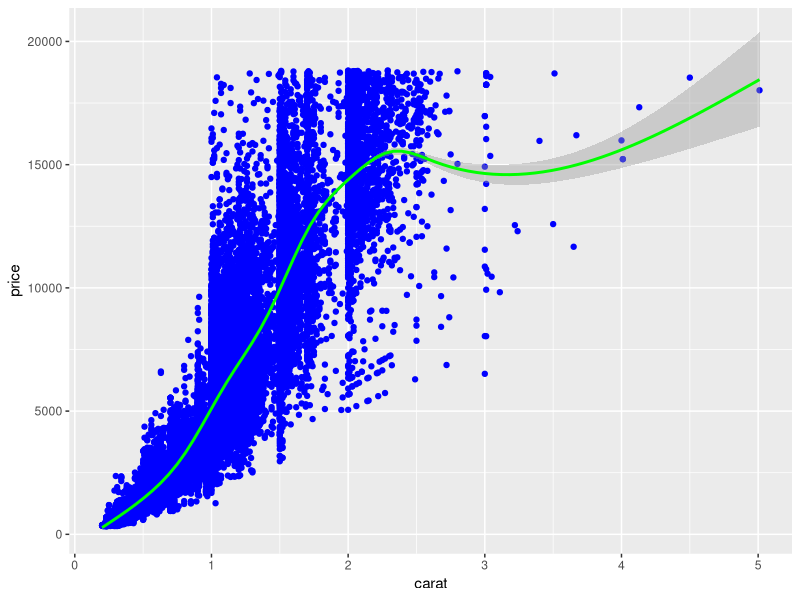
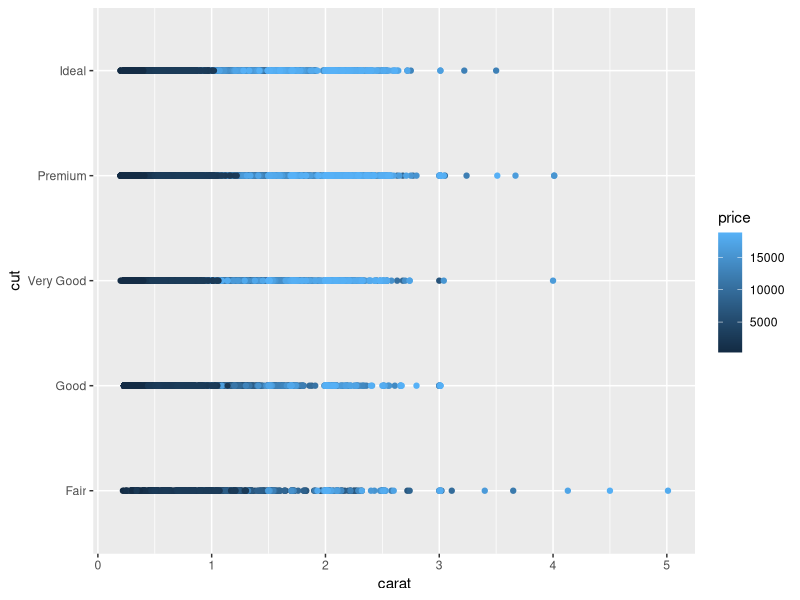

Reproduce these figures in R, in order.
## ---- chunk 1
library(tidyverse)
## ---- chunk 2
## TASK: Plot `price` vs `carat` below
## Your code here!
ggplot(data = diamonds, mapping = aes(y = price, x = carat), ylab="price", xlab="carat", main="Price vs. Carat") +
  geom_point (col = "blue") +
  geom_smooth(col = "green")
## ---- chunk 3
## TASK: Plot `price`, `carat`, and `cut` below
## Your code here!
ggplot(diamonds) +
  geom_point(mapping = aes(x = carat, y = cut, color = price))
